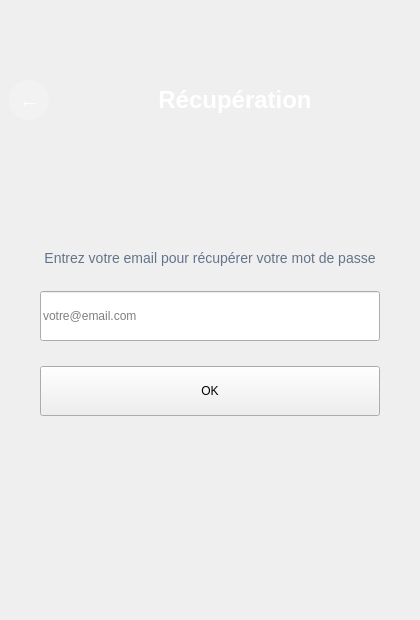
            <widget class="QWidget" name="cherchPageForgotPassword">
             <layout class="QVBoxLayout" name="verticalLayoutForgotPassword">
              <property name="spacing">
               <number>0</number>
              </property>
              <property name="leftMargin">
               <number>0</number>
              </property>
              <property name="topMargin">
               <number>0</number>
              </property>
              <property name="rightMargin">
               <number>0</number>
              </property>
              <property name="bottomMargin">
               <number>0</number>
              </property>
              <item>
               <widget class="QFrame" name="cherchForgotFrame">
                <property name="minimumSize">
                 <size>
                  <width>420</width>
                  <height>620</height>
                 </size>
                </property>
                <property name="maximumSize">
                 <size>
                  <width>420</width>
                  <height>620</height>
                 </size>
                </property>
                <property name="frameShape">
                 <enum>QFrame::Shape::NoFrame</enum>
                </property>
                <layout class="QVBoxLayout" name="verticalLayoutForgotFrame">
                 <property name="spacing">
                  <number>0</number>
                 </property>
                 <property name="leftMargin">
                  <number>0</number>
                 </property>
                 <property name="topMargin">
                  <number>0</number>
                 </property>
                 <property name="rightMargin">
                  <number>0</number>
                 </property>
                 <property name="bottomMargin">
                  <number>0</number>
                 </property>
                 <item>
                  <widget class="QFrame" name="cherchForgotHeader">
                   <property name="minimumSize">
                    <size>
                     <width>0</width>
                     <height>200</height>
                    </size>
                   </property>
                   <property name="maximumSize">
                    <size>
                     <width>16777215</width>
                     <height>200</height>
                    </size>
                   </property>
                   <property name="frameShape">
                    <enum>QFrame::Shape::NoFrame</enum>
                   </property>
                   <layout class="QHBoxLayout" name="horizontalLayoutForgotHeader">
                    <property name="spacing">
                     <number>10</number>
                    </property>
                    <item>
                     <widget class="QPushButton" name="cherchBtnRetourLogin">
                      <property name="minimumSize">
                       <size>
                        <width>40</width>
                        <height>40</height>
                       </size>
                      </property>
                      <property name="maximumSize">
                       <size>
                        <width>40</width>
                        <height>40</height>
                       </size>
                      </property>
                      <property name="cursor">
                       <cursorShape>PointingHandCursor</cursorShape>
                      </property>
                      <property name="styleSheet">
                       <string notr="true">background-color: rgba(255,255,255,0.2); color: white; border: none; border-radius: 20px; font-size: 20px; font-weight: bold;</string>
                      </property>
                      <property name="text">
                       <string>←</string>
                      </property>
                     </widget>
                    </item>
                    <item>
                     <widget class="QLabel" name="cherchForgotTitleLabel">
                      <property name="styleSheet">
                       <string notr="true">color: white; font-size: 24px; font-weight: 700; background: transparent;</string>
                      </property>
                      <property name="text">
                       <string>Récupération</string>
                      </property>
                      <property name="alignment">
                       <set>Qt::AlignmentFlag::AlignCenter</set>
                      </property>
                     </widget>
                    </item>
                   </layout>
                  </widget>
                 </item>
                 <item>
                  <layout class="QVBoxLayout" name="verticalLayoutForgotForm">
                   <property name="spacing">
                    <number>25</number>
                   </property>
                   <property name="leftMargin">
                    <number>40</number>
                   </property>
                   <property name="topMargin">
                    <number>50</number>
                   </property>
                   <property name="rightMargin">
                    <number>40</number>
                   </property>
                   <property name="bottomMargin">
                    <number>40</number>
                   </property>
                   <item>
                    <widget class="QLabel" name="cherchLabelForgotDesc">
                     <property name="styleSheet">
                      <string notr="true">color: #64748b; font-size: 14px; background: transparent; border: none;</string>
                     </property>
                     <property name="text">
                      <string>Entrez votre email pour récupérer votre mot de passe</string>
                     </property>
                     <property name="alignment">
                      <set>Qt::AlignmentFlag::AlignCenter</set>
                     </property>
                     <property name="wordWrap">
                      <bool>true</bool>
                     </property>
                    </widget>
                   </item>
                   <item>
                    <widget class="QLineEdit" name="cherchLineEditForgotEmail">
                     <property name="minimumSize">
                      <size>
                       <width>0</width>
                       <height>50</height>
                      </size>
                     </property>
                     <property name="placeholderText">
                      <string>votre@email.com</string>
                     </property>
                    </widget>
                   </item>
                   <item>
                    <widget class="QPushButton" name="cherchBtnForgotOk">
                     <property name="minimumSize">
                      <size>
                       <width>0</width>
                       <height>50</height>
                      </size>
                     </property>
                     <property name="cursor">
                      <cursorShape>PointingHandCursor</cursorShape>
                     </property>
                     <property name="text">
                      <string>OK</string>
                     </property>
                    </widget>
                   </item>
                   <item>
                    <spacer name="cherchVerticalSpacerForgot">
                     <property name="orientation">
                      <enum>Qt::Orientation::Vertical</enum>
                     </property>
                     <property name="sizeHint" stdset="0">
                      <size>
                       <width>0</width>
                       <height>0</height>
                      </size>
                     </property>
                    </spacer>
                   </item>
                  </layout>
                 </item>
                </layout>
               </widget>
              </item>
             </layout>
            </widget>
